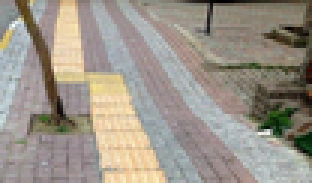
#> input picture images/cc.png, 104 x 61 px, shrunk from 610 x 358 before the run (shown 3 times larger); the run also reads 2 pictures not shown here
$ python v4-selim.py
#> lines starting #> are read from the running program, lines starting #| are printed output that depends on the picture; after the words box and inside, x2 and y2 are one past the last pixel; in counts of white or black regions, pixels touching at a corner belong together
import cv2
import numpy as np
import matplotlib.pyplot as plt

def get_dynamic_hsv_range(hsv_image, target_hue_range=(15, 35), min_saturation=30, min_value=100):
    """
    Dynamically calculates the HSV range for yellow tones in the given image.
    """
    h, s, v = custom_split(hsv_image)

    # Mask for the target hue range
    hue_mask = (h >= target_hue_range[0]) & (h <= target_hue_range[1])

    # Mask for sufficient saturation and brightness
    valid_mask = hue_mask & (s >= min_saturation) & (v >= min_value)

    # Extract hue values within the mask
    valid_hues = h[valid_mask]

    # If valid hues are found, calculate dynamic range
    if len(valid_hues) > 0:
        lower_hue = max(target_hue_range[0], np.percentile(valid_hues, 2))  # 2nd percentile
        upper_hue = min(target_hue_range[1], np.percentile(valid_hues, 98))  # 98th percentile
    else:
        # Default to full range if no yellow found
        lower_hue, upper_hue = target_hue_range[0], target_hue_range[1]

    return np.array([lower_hue, min_saturation, min_value]), np.array([upper_hue, 255, 255])

def custom_split(hsv_image):
    """
    Splits an HSV image into its Hue, Saturation, and Value channels.

    Parameters:
        hsv_image (numpy.ndarray): A 3D numpy array representing an HSV image
                                   with dimensions (height, width, 3).

    Returns:
        tuple: Three 2D numpy arrays (H, S, V) representing the individual channels.
    """
    # Ensure the input is a valid HSV image
    if len(hsv_image.shape) != 3 or hsv_image.shape[2] != 3:
        raise ValueError("Input must be an HSV image with 3 channels.")

    # Extract channels
    H = hsv_image[:, :, 0]
    S = hsv_image[:, :, 1]
    V = hsv_image[:, :, 2]

    return H, S, V

def apply_morphology(mask):
    """
    Applies enhanced morphological operations to clean the mask.
    """
    # Define a larger kernel for morphological operations
    kernel = custom_get_structuring_element('rect', (7, 7))  # Larger kernel for stronger effect

    # Apply multiple iterations of opening to remove noise
    #mask_cleaned = cv2.morphologyEx(mask, cv2.MORPH_OPEN, kernel, iterations=2)  # Increase iterations
    mask_cleaned = custom_morphology_open(mask, kernel, iterations=2) # dogru calisiyor ama yavas


    # Apply multiple iterations of closing to fill gaps
    #mask_cleaned = cv2.morphologyEx(mask_cleaned, cv2.MORPH_CLOSE, kernel, iterations=2)  # Increase iterations
    mask_cleaned = custom_morphology_close(mask, kernel, iterations=2) # biraz kotu calisiyor


    return mask_cleaned

def custom_morphology_open(image, kernel, iterations=1):
    """
    Perform morphological opening (erosion followed by dilation) on a binary image.

    Parameters:
        image (np.ndarray): Input binary image (2D array).
        kernel (np.ndarray): Structuring element for morphological operations.
        iterations (int): Number of times to apply the opening operation.

    Returns:
        np.ndarray: Processed binary image after morphological opening.
    """
    def erode(image, kernel, iterations=1):
        for _ in range(iterations):
            padded_image = np.pad(image, kernel.shape[0] // 2, mode='constant', constant_values=0)
            eroded = np.zeros_like(image)
            for i in range(image.shape[0]):
                for j in range(image.shape[1]):
                    region = padded_image[i:i+kernel.shape[0], j:j+kernel.shape[1]]
                    eroded[i, j] = np.min(region[kernel == 1])
            image = eroded
        return image

    def dilate(image, kernel, iterations=1):
        for _ in range(iterations):
            padded_image = np.pad(image, kernel.shape[0] // 2, mode='constant', constant_values=0)
            dilated = np.zeros_like(image)
            for i in range(image.shape[0]):
                for j in range(image.shape[1]):
                    region = padded_image[i:i+kernel.shape[0], j:j+kernel.shape[1]]
                    dilated[i, j] = np.max(region[kernel == 1])
            image = dilated
        return image

    # Apply erosion followed by dilation
    eroded_image = erode(image, kernel, iterations=iterations)
    opened_image = dilate(eroded_image, kernel, iterations=iterations)
    return opened_image

def custom_morphology_close(image, kernel, iterations=1):
    """
    Perform morphological closing (dilation followed by erosion) on a binary image.

    Parameters:
        image (np.ndarray): Input binary image (2D array).
        kernel (np.ndarray): Structuring element for morphological operations.
        iterations (int): Number of times to apply the closing operation.

    Returns:
        np.ndarray: Processed binary image after morphological closing.
    """
    def erode(image, kernel, iterations=1):
        for _ in range(iterations):
            padded_image = np.pad(image, kernel.shape[0] // 2, mode='constant', constant_values=0)
            eroded = np.zeros_like(image)
            for i in range(image.shape[0]):
                for j in range(image.shape[1]):
                    region = padded_image[i:i+kernel.shape[0], j:j+kernel.shape[1]]
                    eroded[i, j] = np.min(region[kernel == 1])
            image = eroded
        return image

    def dilate(image, kernel, iterations=1):
        for _ in range(iterations):
            padded_image = np.pad(image, kernel.shape[0] // 2, mode='constant', constant_values=0)
            dilated = np.zeros_like(image)
            for i in range(image.shape[0]):
                for j in range(image.shape[1]):
                    region = padded_image[i:i+kernel.shape[0], j:j+kernel.shape[1]]
                    dilated[i, j] = np.max(region[kernel == 1])
            image = dilated
        return image

    # Apply dilation followed by erosion
    dilated_image = dilate(image, kernel, iterations=iterations)
    closed_image = erode(dilated_image, kernel, iterations=iterations)
    return closed_image

def custom_get_structuring_element(shape, ksize):
    """
    Creates a structuring element (kernel) for morphological operations.

    Parameters:
        shape (str): Shape of the structuring element. Currently supports 'rect'.
        ksize (tuple): Size of the structuring element (height, width).

    Returns:
        numpy.ndarray: A binary structuring element of the specified shape and size.
    """
    if shape == 'rect':
        # Create a rectangular kernel of the specified size
        return np.ones(ksize, dtype=np.uint8)
    else:
        raise ValueError("Unsupported shape. Currently only 'rect' is implemented.")


def custom_gaussian_blur(image, kernel_size=(5, 5), sigma=0):
    """
    Applies a Gaussian blur to an image using only NumPy (no external libraries like OpenCV or SciPy).

    Parameters:
        image (numpy.ndarray): Input image (H x W x C) or (H x W) in RGB/Gray format.
        kernel_size (tuple): The size of the Gaussian kernel, e.g. (5, 5).
        sigma (float): The standard deviation of the Gaussian. If set to 0, it will be estimated
                       from the kernel size similar to how OpenCV does by default.

    Returns:
        numpy.ndarray: Blurred image of the same shape as the input.
    """
    # If sigma=0, estimate using a common heuristic:
    # OpenCV uses sigma = 0.3*((ksize-1)*0.5 - 1) + 0.8 for each dimension, but we can simplify:
    if sigma <= 0:
        sigma = 0.3 * ((kernel_size[0] - 1) * 0.5 - 1) + 0.8

    # 1. Create the Gaussian kernel
    kernel = _create_gaussian_kernel(kernel_size, sigma)

    # 2. Convolve the image with the kernel
    #    Handle both color (H x W x C) and grayscale (H x W) images
    if len(image.shape) == 2:
        # Grayscale image
        blurred = _convolve2d(image, kernel)
    else:
        # Color image
        # Convolve each channel separately
        blurred_channels = []
        for c in range(image.shape[2]):
            channel_blurred = _convolve2d(image[..., c], kernel)
            blurred_channels.append(channel_blurred)
        blurred = np.stack(blurred_channels, axis=-1)

    # Convert to the same type as the input (important if you're expecting uint8)
    # Clip to [0, 255] if you want an 8-bit result. Otherwise you may just return as float.
    blurred = np.clip(blurred, 0, 255).astype(image.dtype)

    return blurred


def _create_gaussian_kernel(kernel_size, sigma):
    """
    Creates a 2D Gaussian kernel using the given kernel size and standard deviation (sigma).

    Parameters:
        kernel_size (tuple): (height, width) of the kernel, e.g. (5, 5)
        sigma (float): Standard deviation of the Gaussian distribution.

    Returns:
        numpy.ndarray: A 2D Gaussian kernel of shape (kernel_size[0], kernel_size[1]).
    """
    kx, ky = kernel_size
    # Coordinates of the kernel center
    cx, cy = (kx - 1) / 2.0, (ky - 1) / 2.0

    # Initialize kernel
    kernel = np.zeros((kx, ky), dtype=np.float32)

    # Compute Gaussian for each cell (x, y)
    for x in range(kx):
        for y in range(ky):
            # Distance from center
            dx = (x - cx)**2
            dy = (y - cy)**2
            # 2D Gaussian formula
            kernel[x, y] = np.exp(-(dx + dy) / (2 * sigma**2))

    # Normalize so that the sum of all elements is 1
    kernel_sum = np.sum(kernel)
    if kernel_sum != 0:
        kernel /= kernel_sum

    return kernel


def _convolve2d(image, kernel):
    """
    Convolves a 2D image (single channel) with a 2D kernel using 'same' padding.

    Parameters:
        image (numpy.ndarray): Grayscale image of shape (H, W).
        kernel (numpy.ndarray): 2D kernel of shape (kH, kW).

    Returns:
        numpy.ndarray: Convolved image of shape (H, W).
    """
    # Image dimensions
    H, W = image.shape
    kH, kW = kernel.shape

    # Output array (float to avoid overflow if input is uint8)
    convolved = np.zeros((H, W), dtype=np.float32)

    # Amount of padding needed on each side
    pad_h = kH // 2
    pad_w = kW // 2

    # Pad the image with zeros (or reflect, replicate, etc. if desired)
    padded = np.pad(image, ((pad_h, pad_h), (pad_w, pad_w)), mode='constant', constant_values=0)

    # Perform the convolution
    for i in range(H):
        for j in range(W):
            # Extract the local region
            region = padded[i : i + kH, j : j + kW]

            # Element-wise multiply and accumulate
            value = np.sum(region * kernel)

            # Store in the output
            convolved[i, j] = value

    return convolved

def custom_bgr_to_rgb(image):
    """
    Converts a BGR image to RGB format.

    Parameters:
        image (numpy.ndarray): The input image in BGR format (H x W x 3).

    Returns:
        numpy.ndarray: The image converted to RGB format (H x W x 3).
    """
    if len(image.shape) != 3 or image.shape[2] != 3:
        raise ValueError("Input image must be a 3-channel image (H x W x 3).")

    # Swap the first (B) and third (R) channels
    rgb_image = image[:, :, ::-1]
    return rgb_image

def custom_rgb_to_hsv(image):
    """
    Converts an RGB image to HSV format.

    Parameters:
        image (numpy.ndarray): Input RGB image (H x W x 3) with values in the range [0, 255].

    Returns:
        numpy.ndarray: HSV image (H x W x 3) with H in [0, 180] and S, V in [0, 255].
    """
    # Normalize RGB values to [0, 1]
    rgb_normalized = image.astype(np.float32) / 255.0

    # Separate channels
    R, G, B = rgb_normalized[..., 0], rgb_normalized[..., 1], rgb_normalized[..., 2]

    # Compute max and min values for each pixel
    max_val = np.max(rgb_normalized, axis=2)
    min_val = np.min(rgb_normalized, axis=2)
    delta = max_val - min_val

    # Initialize HSV arrays
    H = np.zeros_like(max_val)
    S = np.zeros_like(max_val)
    V = max_val

    # Calculate Hue
    mask_r = (max_val == R) & (delta > 0)
    mask_g = (max_val == G) & (delta > 0)
    mask_b = (max_val == B) & (delta > 0)

    # Assign hue values based on the dominant color channel
    H[mask_r] = ((G[mask_r] - B[mask_r]) / delta[mask_r]) % 6
    H[mask_g] = ((B[mask_g] - R[mask_g]) / delta[mask_g]) + 2
    H[mask_b] = ((R[mask_b] - G[mask_b]) / delta[mask_b]) + 4

    # Convert hue to degrees
    H = (H / 6.0) * 180.0  # Scale to [0, 180] for compatibility

    # Calculate Saturation
    S[max_val > 0] = (delta[max_val > 0] / max_val[max_val > 0])

    # Scale S and V to [0, 255]
    S = (S * 255).astype(np.uint8)
    V = (V * 255).astype(np.uint8)

    # Stack H, S, and V to create the HSV image
    hsv_image = np.stack([H.astype(np.uint8), S, V], axis=2)

    return hsv_image


def custom_in_range(image, lower_bound, upper_bound):
    """
    Creates a binary mask where each pixel is 1 if it is within the given range, and 0 otherwise.

    Parameters:
        image (numpy.ndarray): Input image (e.g., HSV image) of shape (H x W x C).
        lower_bound (tuple or list): Lower bound for the range (e.g., [H_min, S_min, V_min]).
        upper_bound (tuple or list): Upper bound for the range (e.g., [H_max, S_max, V_max]).

    Returns:
        numpy.ndarray: Binary mask of shape (H x W), where 1 indicates a pixel within range.
    """
    # Ensure the bounds are NumPy arrays for comparison
    lower_bound = np.array(lower_bound, dtype=np.float32)
    upper_bound = np.array(upper_bound, dtype=np.float32)

    # Create a mask for each channel
    within_lower = image >= lower_bound
    within_upper = image <= upper_bound

    # Combine all channels to create the final mask
    mask = np.all(within_lower & within_upper, axis=2)

    # Convert boolean mask to uint8 (0 or 255)
    return (mask * 255).astype(np.uint8)

def custom_add_weighted(image1, alpha, image2, beta, gamma):
    """
    Blends two images using a weighted sum.

    Parameters:
        image1 (numpy.ndarray): First input image.
        alpha (float): Weight of the first image.
        image2 (numpy.ndarray): Second input image.
        beta (float): Weight of the second image.
        gamma (float): Scalar added to each sum.

    Returns:
        numpy.ndarray: Blended image.
    """
    # Ensure both images have the same shape
    if image1.shape != image2.shape:
        raise ValueError("Both images must have the same shape.")

    # Perform weighted addition
    blended = alpha * image1 + beta * image2 + gamma

    # Clip values to valid range [0, 255] and convert to uint8
    blended = np.clip(blended, 0, 255).astype(np.uint8)

    return blended

# [112 lines left out: functions process_video, boost_saturation, refine_dynamic_hsv_range, not called in this run]


def process_image(image_path):
    # Load the image
    image = cv2.imread(image_path)

    image =  custom_bgr_to_rgb(image) # Convert to RGB for consistent display

    # Preprocess the image (optional)
    #image_blurred = cv2.GaussianBlur(image, (5, 5), 0)
    image_blurred = custom_gaussian_blur(image, (5, 5), 0)  # 5x5 Gaussian kernel, automatically determine sigma


    # Convert the image to HSV color space
    #hsv_image = cv2.cvtColor(image_blurred, cv2.COLOR_RGB2HSV)
    hsv_image = custom_rgb_to_hsv(image_blurred)  # fena degil is gorur


    # Dynamically determine the HSV range for yellow
    lower_yellow, upper_yellow = get_dynamic_hsv_range(hsv_image)

    # Convert to np.uint8 to ensure compatibility
    lower_yellow = lower_yellow.astype(np.uint8)
    upper_yellow = upper_yellow.astype(np.uint8)

    print(f"Dynamic HSV Range for Yellow in {image_path}: Lower {lower_yellow}, Upper {upper_yellow}")

    # Create a mask for yellow
    yellow_mask = custom_in_range(hsv_image, lower_yellow, upper_yellow)

    # Apply morphological operations to clean the mask
    yellow_mask_cleaned = apply_morphology(yellow_mask)

    # Apply the cleaned mask to highlight the yellow areas
    highlighted = image.copy()
    highlighted[yellow_mask_cleaned > 0] = [255, 0, 0]  # Highlight in red

    # Create a semi-transparent overlay
    overlay = image.copy()
    overlay[yellow_mask_cleaned > 0] = [255, 0, 0]  # Highlight in red
    semi_transparent = custom_add_weighted(image, 0.7, overlay, 0.3, 0)

    return image, yellow_mask, yellow_mask_cleaned, semi_transparent

""" process_video("videos/video2.mp4", "outputs/output.mp4")
 """

# List of image filenames
image_files = ["images/cc.png","images/dd.jpg", "images/bb.jpg", "images/image.png"]
#image_files = ["images/cc.png"]

# Process each image and store results
results = [process_image(image_file) for image_file in image_files]
#> in process_image, image is the input picture: shape (61, 104, 3); mean B, G, R 137.3, 148.1, 155.5
#> the loop in custom_gaussian_blur, `for c in range(image.shape[2]):` made 3 passes
#> pass 1, in _convolve2d, `padded = np.pad(image, ((pad_h, pad_h), (pad_w, pad_w)), mode='constan..`:
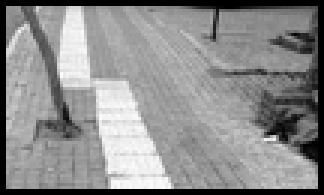
#> padded: shape (65, 108) (shown 3 times larger); min 0, max 252, mean 140.5
#> after the loop in custom_gaussian_blur, `for c in range(image.shape[2]):`: blurred_channels = 3 items
#> in custom_rgb_to_hsv, `mask_r = (max_val == R) & (delta > 0)`:
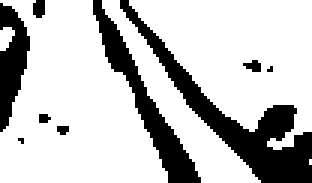
#> mask_r: shape (61, 104) bool (shown 3 times larger); 76% white; 9 black regions (5 under 20 px), largest, box (x1, y1, x2, y2) and area: (40, 0, 104, 61) 762, (31, 0, 67, 61) 445, (0, 1, 10, 44) 252, (11, 0, 15, 6) 21
#> in custom_rgb_to_hsv, `mask_g = (max_val == G) & (delta > 0)`: mask_g: shape (61, 104) bool; 11.9% white; 24 white regions (18 under 20 px), largest, box (x1, y1, x2, y2) and area: (78, 35, 104, 61) 417, (38, 23, 62, 61) 90, (0, 2, 10, 18) 58, (58, 24, 68, 33) 36, (81, 20, 91, 25) 27, (39, 0, 46, 9) 23
#> in custom_rgb_to_hsv, `mask_b = (max_val == B) & (delta > 0)`: mask_b: shape (61, 104) bool; 15.6% white; 6 white regions (2 under 20 px), largest, box (x1, y1, x2, y2) and area: (31, 2, 67, 61) 390, (43, 3, 84, 50) 302, (0, 2, 10, 44) 213, (81, 47, 91, 61) 53
#> in custom_rgb_to_hsv, `H[mask_g] = ((B[mask_g] - R[mask_g]) / delta[mask_g]) + 2`: H: shape (61, 104) float32; min 0, max 5.94, mean 1.45
#> in custom_rgb_to_hsv, `H[mask_b] = ((R[mask_b] - G[mask_b]) / delta[mask_b]) + 4`:
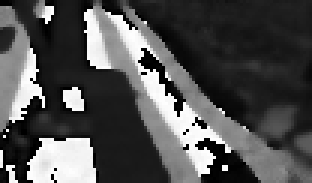
#> H: shape (61, 104) float32 (shown 3 times larger); min 0, max 5.94, mean 1.88; drawn with min black and max white
#> in get_dynamic_hsv_range, `hue_mask = (h >= target_hue_range[0]) & (h <= target_hue_range[1])`: hue_mask: shape (61, 104) bool; 44% white; 20 white regions (15 under 20 px), largest, box (x1, y1, x2, y2) and area: (43, 0, 104, 55) 1509, (10, 0, 57, 61) 1114, (4, 0, 15, 16) 82, (0, 9, 5, 17) 31, (4, 43, 10, 49) 23
#> in get_dynamic_hsv_range, `valid_mask = hue_mask & (s >= min_saturation) & (v >= min_value)`:
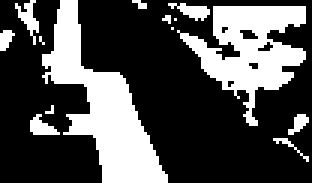
#> valid_mask: shape (61, 104) bool (shown 3 times larger); 30.8% white; 14 white regions (7 under 20 px), largest, box (x1, y1, x2, y2) and area: (14, 0, 56, 61) 961, (59, 2, 102, 42) 770, (5, 0, 13, 15) 48
#> in get_dynamic_hsv_range, `valid_hues = h[valid_mask]`: valid_hues = 1954 values, max 35 at index 905, min 15 at index 7, mean 19.35
#> in get_dynamic_hsv_range, `lower_hue = max(target_hue_range[0], np.percentile(valid_hues, 2))`: lower_hue = 15
#> in get_dynamic_hsv_range, `upper_hue = min(target_hue_range[1], np.percentile(valid_hues, 98))`: upper_hue = 30
#> in process_image, `lower_yellow, upper_yellow = get_dynamic_hsv_range(hsv_image)`: lower_yellow = [15, 30, 100]; upper_yellow = [30, 255, 255]
#| Dynamic HSV Range for Yellow in images/cc.png: Lower [ 15  30 100], Upper [ 30 255 255]
#> in custom_in_range, `lower_bound = np.array(lower_bound, dtype=np.float32)`: lower_bound = [15, 30, 100]
#> in custom_in_range, `upper_bound = np.array(upper_bound, dtype=np.float32)`: upper_bound = [30, 255, 255]
#> in custom_in_range, `mask = np.all(within_lower & within_upper, axis=2)`: mask: shape (61, 104) bool; 30.4% white; 15 white regions (8 under 20 px), largest, box (x1, y1, x2, y2) and area: (14, 0, 56, 61) 960, (59, 2, 102, 42) 756, (5, 0, 13, 15) 48
#> after the loop in erode, `for _ in range(iterations):`: eroded: shape (61, 104); 0.68% white in thin lines or dots, all inside (x1, y1, x2, y2) = (36, 34, 45, 55)
#> after the loop in dilate, `for _ in range(iterations):`: dilated: shape (61, 104); 8.6% white; 1 white region, box (x1, y1, x2, y2) and area: (30, 28, 51, 61) 547
#> after the loop in dilate, `for _ in range(iterations):`: dilated: shape (61, 104); 77% white; 2 black regions, box (x1, y1, x2, y2) and area: (32, 0, 104, 61) 1046, (0, 23, 27, 61) 416
#> the loop in erode, `for _ in range(iterations):` made 2 passes
#> pass 1, in erode, `padded_image = np.pad(image, kernel.shape[0] // 2, mode='constant', co..`:
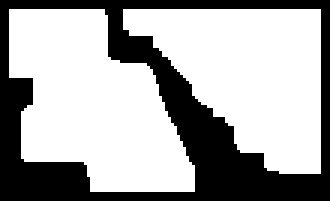
#> padded_image: shape (67, 110) (shown 3 times larger); 66.2% white; 1 black region, box (x1, y1, x2, y2) and area: (0, 0, 110, 67) 2488
#> after the loop in erode, `for _ in range(iterations):`: eroded: shape (61, 104); 35.2% white; 2 white regions, box (x1, y1, x2, y2) and area: (6, 6, 53, 55) 1183, (54, 6, 98, 49) 1050
#> call 2 of process_image, with image_path = 'images/dd.jpg'
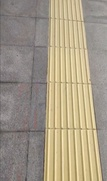
#> input picture images/dd.jpg, 107 x 181 px, shrunk from 629 x 1063 before the run
#> in process_image, image is the input picture: shape (181, 107, 3); mean B, G, R 134.6, 154, 164.7
#> the loop in custom_gaussian_blur (call 2), `for c in range(image.shape[2]):` made 3 passes
#> pass 2, in _convolve2d (call 5), `padded = np.pad(image, ((pad_h, pad_h), (pad_w, pad_w)), mode='constan..`:
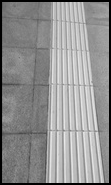
#> padded: shape (185, 111); min 0, max 235, mean 145.3
#> in process_image (call 2), `lower_yellow, upper_yellow = get_dynamic_hsv_range(hsv_image)`: lower_yellow = [17, 30, 100]; upper_yellow = [22, 255, 255]
#| Dynamic HSV Range for Yellow in images/dd.jpg: Lower [ 17  30 100], Upper [ 22 255 255]
#| Dynamic HSV Range for Yellow in images/bb.jpg: Lower [ 16  30 100], Upper [ 23 255 255]
#| Dynamic HSV Range for Yellow in images/image.png: Lower [ 15  30 100], Upper [ 24 255 255]
#> results = 4 items

# Display results for all images
plt.figure(figsize=(20, 20))
num_images = len(image_files)
for i, (image_file, (original, mask, cleaned_mask, highlight)) in enumerate(zip(image_files, results)):
    # Original Image
    plt.subplot(num_images, 4, i * 4 + 1)
    plt.title(f"Original Image ({image_file})")
    plt.imshow(original)
    plt.axis("off")

    # Original Mask
    plt.subplot(num_images, 4, i * 4 + 2)
    plt.title(f"Original Yellow Mask ({image_file})")
    plt.imshow(mask, cmap="gray")
    plt.axis("off")

    # Cleaned Mask
    plt.subplot(num_images, 4, i * 4 + 3)
    plt.title(f"Cleaned Yellow Mask ({image_file})")
    plt.imshow(cleaned_mask, cmap="gray")
    plt.axis("off")

    # Semi-Transparent Highlight
    plt.subplot(num_images, 4, i * 4 + 4)
    plt.title(f"Semi-Transparent Highlight ({image_file})")
    plt.imshow(highlight)
    plt.axis("off")
#> this loop made 4 passes
#> image_file on passes 1 to 4: 'images/cc.png', 'images/dd.jpg', 'images/bb.jpg', 'images/image.png'

plt.tight_layout()
plt.show()
